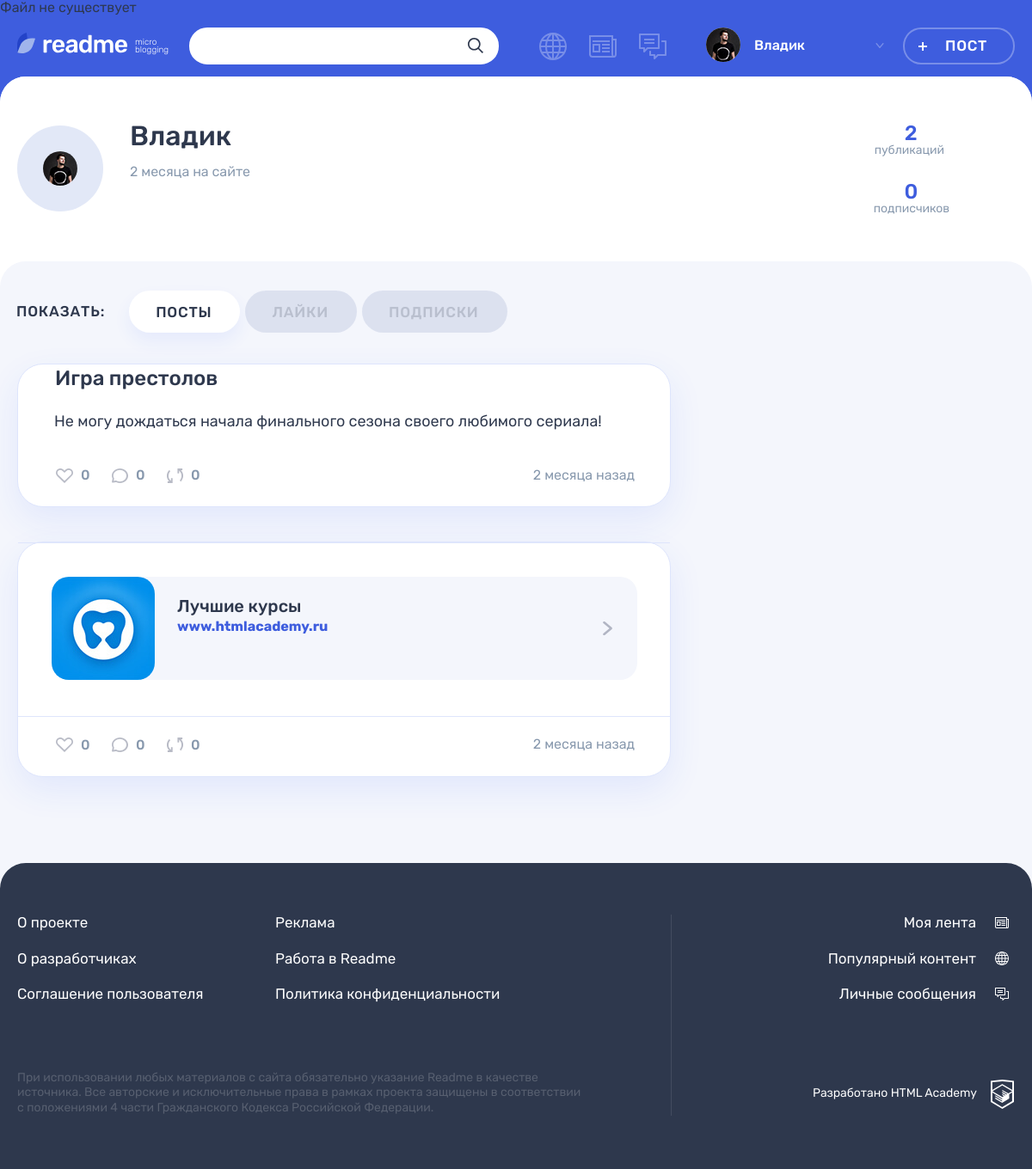
Page /profile.php?id=1 (signed in) on the committed database.
### tables this page shows
CREATE TABLE users (
    id INT AUTO_INCREMENT PRIMARY KEY,
    name VARCHAR(128) NOT NULL UNIQUE, 
    password VARCHAR(64) NOT NULL,
    email VARCHAR(128) NOT NULL UNIQUE,
    avatar_img VARCHAR(128),
    created_at TIMESTAMP DEFAULT CURRENT_TIMESTAMP
);

CREATE TABLE posts (
    id INT AUTO_INCREMENT PRIMARY KEY,
    title VARCHAR(128) NOT NULL,
    content TEXT,
    author VARCHAR(128),
    img VARCHAR(128),
    video VARCHAR(128),
    link VARCHAR(128),
    show_count INT,
    published_at TIMESTAMP DEFAULT CURRENT_TIMESTAMP,
    user_id INT NOT NULL,
    post_type INT NOT NULL,
    FOREIGN KEY (user_id) REFERENCES users (id) ON DELETE CASCADE,
    FOREIGN KEY (post_type) REFERENCES types (id)
);

### templates/profile-posts.php (the view, shortened to what this page needs)
<div class="profile__tab-content">
    <section class="profile__posts tabs__content tabs__content--active">
        <?php foreach ($content as $post): ?>
            <article class="feed__post post post-<?=$post['class']?>">
                <div class="post__main">
                    <?php if ($post['type'] === 'Текст'): ?>
                        <h2><a href="/post.php?id=<?=$post['id']; ?>"><?=$post['title']; ?></a></h2>
                            <?=cut_string($post['content']); ?>
                        <?php endif; ?>
                    <?php if ($post['type'] === 'Ссылка'): ?>
                        <div class="post-link__wrapper">
                            <a class="post-link__external" href="<?=$post['link']; ?>" title="Перейти по ссылке">
                                <div class="post-link__icon-wrapper">
                                    <img src="img/logo-vita.jpg" alt="Иконка">
                                </div>
                                <div class="post-link__info">
                                    <h3><?=$post['title']; ?></h3>
                                    <span><?=$post['link']; ?></span>
                                </div>
                                <svg class="post-link__arrow" width="11" height="16">
                                    <use xlink:href="#icon-arrow-right-ad"></use>
                                </svg>
                            </a>
                        </div>
                    <?php endif; ?>
                </div>
                <footer class="post__footer post__indicators">
                    <div class="post__buttons">
                        <a class="post__indicator post__indicator--likes button" href="/like.php?id=<?=$post['id']; ?>" title="Лайк">
                            <svg class="post__indicator-icon" width="20" height="17">
                                <use xlink:href="#icon-heart"></use>
                            </svg>
                            <span><?=$post['likes']; ?></span>
                        </a>
                        <a class="post__indicator post__indicator--comments button" href="#" title="Комментарии">
                            <svg class="post__indicator-icon" width="19" height="17">
                                <use xlink:href="#icon-comment"></use>
                            </svg>
                            <span><?=$post['comments']; ?></span>
                        </a>
                        <a class="post__indicator post__indicator--repost button" href="/repost.php?id=<?=$post['id']; ?>" title="Репост">
                            <svg class="post__indicator-icon" width="19" height="17">
                                <use xlink:href="#icon-repost"></use>
                            </svg>
                            <span><?=$post['repost_count']; ?></span>
                        </a>
                    </div>
                    <time class="post__time" datetime="<?=$post['published_at']; ?>"><?=make_datetime_relative($post['published_at']); ?></time>
                </footer>
            </article>
        <?php endforeach; ?>
    </section>
</div>

### helpers.php (shortened to what this page needs)
<?php
function get_noun_plural_form(int $number, string $one, string $two, string $many): string
{
    $number = (int)$number;
    $mod10 = $number % 10;
    $mod100 = $number % 100;
    switch (true) {
        case ($mod10 >= 2 && $mod10 <= 4):
            return $two;
    }
}
function include_template($name, array $data = [])
{
    $name = 'templates/' . $name;
    extract($data);
    require $name;
    $result = ob_get_clean();
    return $result;
}
function cut_string($string, $length = 300, $is_simple = false)
{
    $words = explode(" ", $string);
    $result_string = '';
    if (mb_strlen($string) > $length) {
        $i = 0;
        $current_length = -1;
        $result_array = [];
        do {
            $current_length += mb_strlen($words[$i]) + 1;
            if ($current_length < $length) {
                array_push($result_array, $words[$i]);
            }
            $i++;
        } while ($current_length < $length);
        $result_string .= rtrim(implode(" ", $result_array), " .,?!:;") . '...';
        $is_cut = true;
    } else {
        $result_string = $string;
    }
    return "<p>$result_string</p>";
}
function make_datetime_relative($datetime, $end_string = " назад")
{
    $ts_input = strtotime($datetime);
    $ts_now = time();
    $count_minutes = ceil(($ts_now - $ts_input) / 60);
    $string = "";
    switch ($count_minutes) {
        case $count_minutes < 60 * 24 * 365:
            $count = ceil($count_minutes / 60 / 24 / 31);
            $string = $count . get_noun_plural_form($count, " месяц", " месяца", " месяцев");
            break;
    }
    $string .= $end_string;
    return $string;
}
function make_select_query($db_link, $sql, $one = false)
{
    $result = mysqli_query($db_link, $sql);
    if ($result) {
        if ($one) {
            return mysqli_fetch_assoc($result);
        }
        return mysqli_fetch_all($result, MYSQLI_ASSOC);
    }
}

### templates/profile-main.php (shortened to what this page needs)
<main class="page__main page__main--profile">
    <div class="profile profile--<?=$tab; ?>">
        <div class="profile__user-wrapper">
            <div class="profile__user user container">
                <div class="profile__user-info user__info">
                    <div class="profile__avatar user__avatar">
                        <img class="profile__picture user__picture" src="img/<?=$user_profile['avatar_img']; ?>" alt="Аватар пользователя">
                    </div>
                <div class="profile__name-wrapper user__name-wrapper">
                    <span class="profile__name user__name"><?=$user_profile['name']; ?></span>
                    <time class="profile__user-time user__time" datetime="<?=$user_profile['created_at']; ?>"><?=make_datetime_relative($user_profile['created_at'], ' на сайте');?></time>
                </div>
            </div>
            <div class="profile__rating user__rating">
                <p class="profile__rating-item user__rating-item user__rating-item--publications">
                    <span class="user__rating-amount"><?=$user_profile['posts_count']; ?></span>
                    <span class="profile__rating-text user__rating-text">публикаций</span>
                </p>
                <p class="profile__rating-item user__rating-item user__rating-item--subscribers">
                    <span class="user__rating-amount"><?=$user_profile['subs']; ?></span>
                    <span class="profile__rating-text user__rating-text">подписчиков</span>
                </p>
            </div>
        </div>
        <div class="profile__tabs-wrapper tabs">
            <div class="container">
                <div class="profile__tabs filters">
                    <b class="profile__tabs-caption filters__caption">Показать:</b>
                    <ul class="profile__tabs-list filters__list tabs__list">
                        <?php foreach ($tabs as $element): ?>
                            <li class="profile__tabs-item filters__item tabs__item">
                                <a class="profile__tabs-link filters__button <?php if ($tab === $element['tab']): ?>filters__button--active button"<?php else: ?> button" href="/profile.php?<?=http_build_query(array_merge($_GET, ['tab' => $element['tab']]));?>"<?php endif; ?>><?=$element['title']; ?></a>
                            </li>
                        <?php endforeach; ?>
                    </ul>
                </div>
                <?=$content; ?>
            </div>
        </div>
    </div>
</main>

### rows in the picture
users: avatar_img (picture), name "Владик", created_at "2 месяца на сайте"
posts: title "Игра престолов", content "Не могу дождаться начала финального сезона своего любимого сериала!", likes "0", comments "0", repost_count "0", published_at "2 месяца назад"
posts: title "Лучшие курсы", link "www.htmlacademy.ru", likes "0", comments "0", repost_count "0", published_at "2 месяца назад"

### other values in the picture
$user['name'] "Владик"
$user_profile['posts_count'] "2"
$user_profile['subs'] "0"
$element['title'] "ПОСТЫ"
$element['title'] "ЛАЙКИ"
$element['title'] "ПОДПИСКИ"
